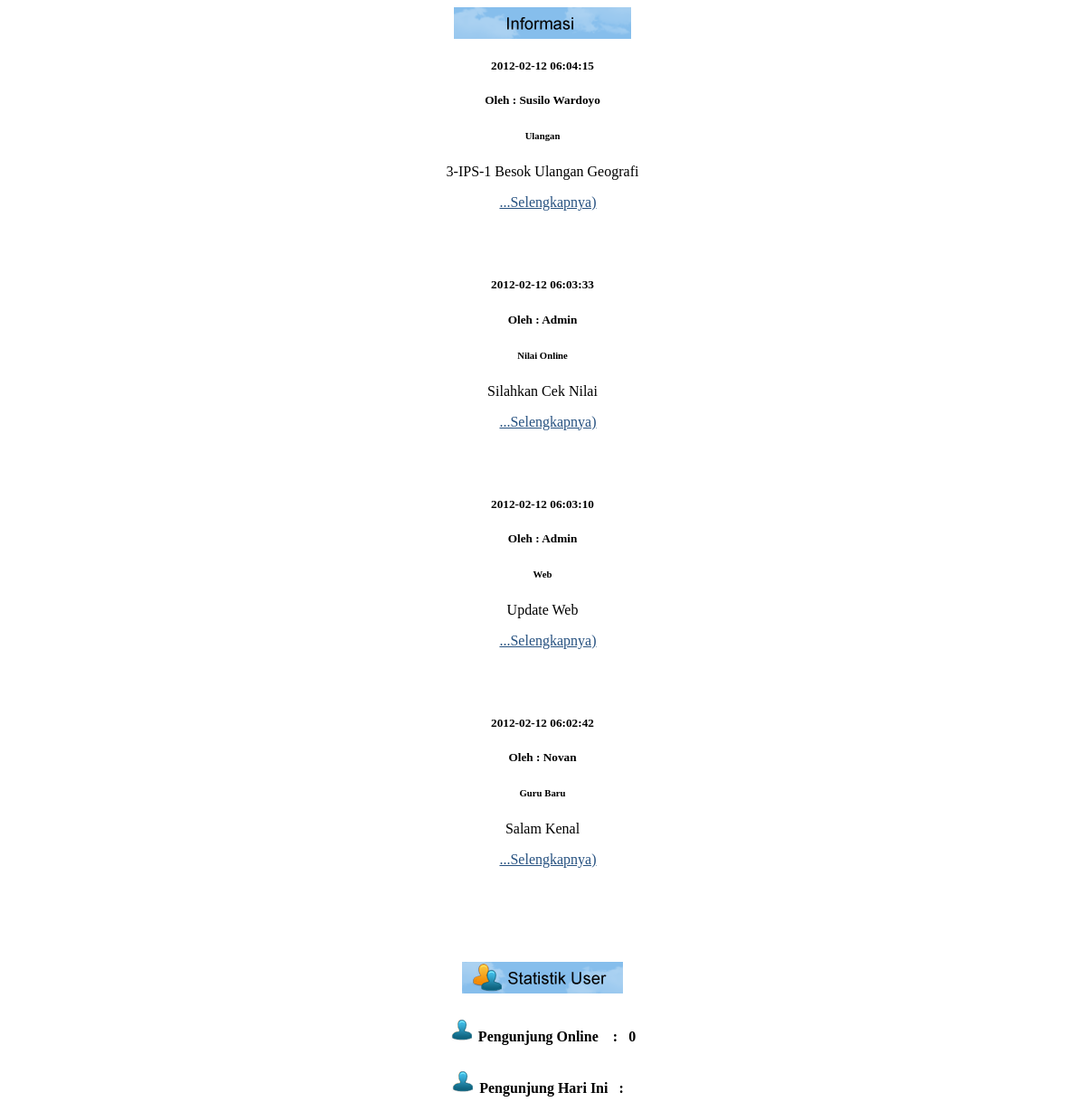
The page /kanan.php on the database its author committed.
### tables this page shows
CREATE TABLE IF NOT EXISTS `tinformasi` (
  `id` int(11) NOT NULL auto_increment,
  `judul` varchar(100) NOT NULL,
  `isi` text NOT NULL,
  `oleh` varchar(30) NOT NULL,
  `created` datetime NOT NULL,
  PRIMARY KEY  (`id`)
);

CREATE TABLE IF NOT EXISTS `tguru` (
  `id` int(11) NOT NULL auto_increment,
  `NIP` varchar(30) NOT NULL,
  `Nama_Guru` varchar(50) default NULL,
  `alamat` varchar(255) NOT NULL,
  `kodepos` varchar(20) NOT NULL,
  `tempat_lahir` varchar(100) NOT NULL,
  `tgl_lahir` date NOT NULL,
  `Jenis_Kelamin` varchar(10) default NULL,
  `agama` varchar(15) NOT NULL,
  `kota` varchar(100) NOT NULL,
  `email` varchar(100) NOT NULL,
  `No_Telp` varchar(20) default NULL,
  `Pendidikan_Terakhir` varchar(30) default NULL,
  `jabatan` varchar(20) NOT NULL,
  `photo` varchar(255) NOT NULL,
  PRIMARY KEY  (`id`)
);

### kanan.php (the view, shortened to what this page needs)
<p><img src="images/logo_Informasi.png" width="196" height="35" /></p>
<link href="style/style.css" rel="stylesheet" type="text/css" />
 <?php
		$tampil = mysql_query("SELECT id,judul,substr(isi,1,100) as isi,created, oleh
							 FROM tinformasi ORDER BY id DESC ")or die(mysql_error());
		$cek = mysql_num_rows($tampil);
	?>
<?php if($cek<=0):?><br />
<p><center><strong><marquee align="center" direction="left" height="50" scrollamount="3" width="80%" behavior="alternate">
Belum Ada Informasi</marquee></strong></center></p>
 <?php else:?>
 <marquee onmouseover="this.stop()" onmouseout="this.start()" scrollamount="5" direction="up" width="100%" height="150" align="center">
 		<?php while ($row_kategori = mysql_fetch_assoc($tampil)){
		if($row_kategori['oleh']=="admin"){
			$oleh = "Admin";
			}else{
				$s = mysql_query("SELECT * FROM tguru WHERE NIP='".$row_kategori['oleh']."'");
				$r = mysql_fetch_array($s);
					$oleh = $r['Nama_Guru'];
				}
		?>
		<blockquote>
<h5><?php echo $row_kategori['created']; ?></h5>
<h5>Oleh : <?php echo $oleh ?></h5>
<h6><?php echo $row_kategori['judul']; ?></h6>
<h7><?php echo $row_kategori['isi']; ?>&nbsp;&nbsp;&nbsp;<a href="media.php?pages=informasi&amp;action=view&amp;kid=<?php echo $row_kategori['id'];?>">...Selengkapnya)</a></h7>
</blockquote>
<?php }  ?>
</marquee>
<?endif;?>
<blockquote>
<?php
			  $tanggal = date("Ymd");
			  $hits             = mysql_fetch_assoc(mysql_query("SELECT SUM(hits) as hitstoday FROM statistik WHERE tanggal='$tanggal' GROUP BY tanggal"));
			  $bataswaktu       = time() - 300;
			  $pengunjungonline = mysql_num_rows(mysql_query("SELECT * FROM statistik WHERE online > '$bataswaktu'"));
			  echo "<span class='pengunjung'><img src=images/statistik3.png align=center><br></br>
			  <span class='pengunjung'><img src=images/online2.png> <strong>Pengunjung Online&nbsp;&nbsp;&nbsp;&nbsp;:&nbsp;&nbsp;&nbsp;$pengunjungonline</strong><br></br>
					<span class='pengunjung'><img src=images/hariini2.png> <strong>Pengunjung Hari Ini&nbsp;&nbsp;&nbsp;:&nbsp;&nbsp;&nbsp;$hits[hitstoday]</strong><br />
				  ";
			?>
			</blockquote>

### style.css (style rules this page uses)
a:link,a:visited { color:#265180; }

### rows shown on the page
tinformasi: created "2012-02-12 06:04:15", tguru.Nama_Guru "Susilo Wardoyo", judul "Ulangan", isi "3-IPS-1 Besok Ulangan Geografi"
tinformasi: created "2012-02-12 06:03:33", oleh "Admin", judul "Nilai Online", isi "Silahkan Cek Nilai"
tinformasi: created "2012-02-12 06:03:10", oleh "Admin", judul "Web", isi "Update Web"
tinformasi: created "2012-02-12 06:02:42", tguru.Nama_Guru "Novan", judul "Guru Baru", isi "Salam Kenal"

### other values the page prints
$pengunjungonline "0"
